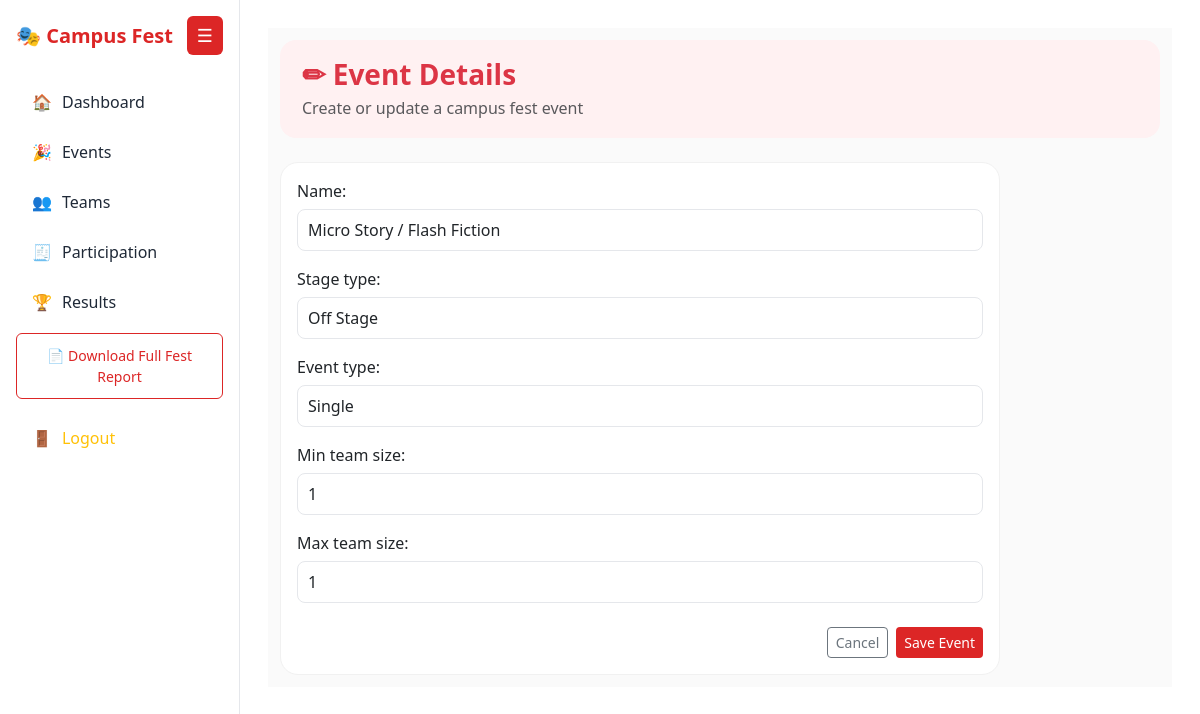
The app's page /ad/events/21/edit/ (signed in), older data.
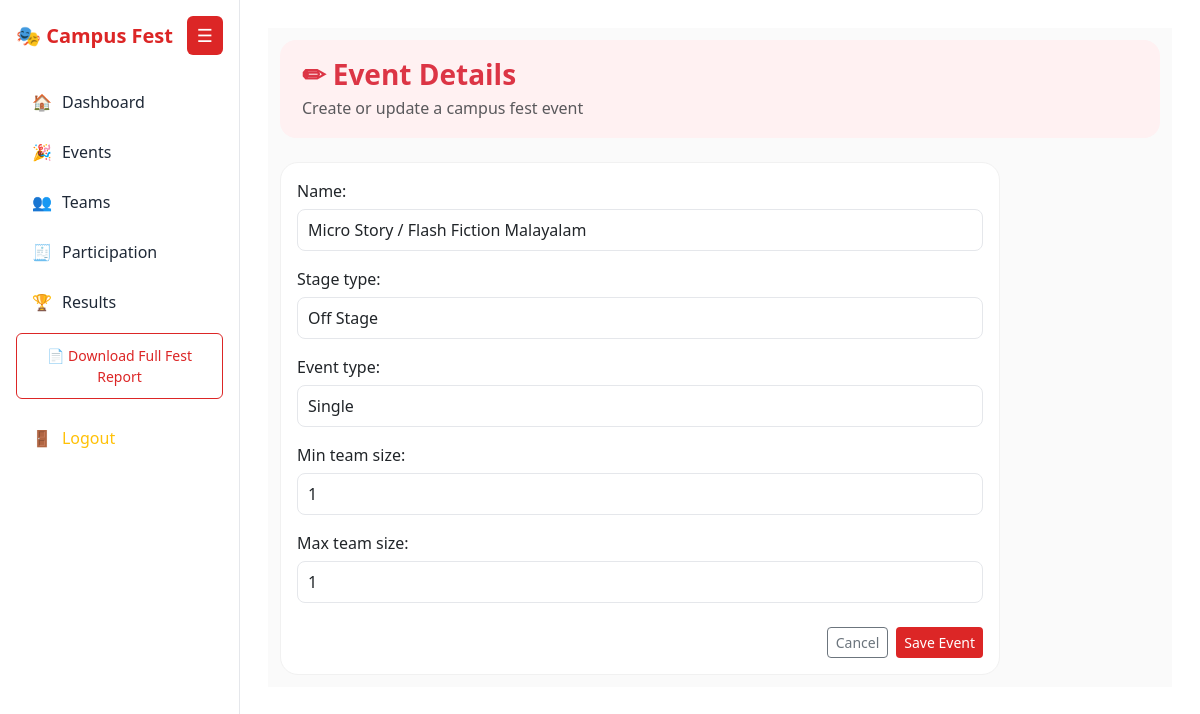
The same page, newer data.
### app/models.py (models this page shows, shortened)
class Event(models.Model):
    STAGE_TYPE_CHOICES = (
        ('ON_STAGE', 'On Stage'),
        ('OFF_STAGE', 'Off Stage'),
    )
    EVENT_TYPE_CHOICES = (
        ('SINGLE', 'Single'),
        ('GROUP', 'Group'),
    )
    name = models.CharField(max_length=200, unique=True)
    stage_type = models.CharField(
        max_length=10,
        choices=STAGE_TYPE_CHOICES
    )
    event_type = models.CharField(
        max_length=10,
        choices=EVENT_TYPE_CHOICES
    )
    min_team_size = models.PositiveIntegerField(default=1)
    max_team_size = models.PositiveIntegerField(default=1)

### app/views.py (the view)
# urls.py: path('ad/events/<int:event_id>/edit/', views.event_edit, name='event_edit'),
@login_required
def event_edit(request, event_id):
    event = get_object_or_404(Event, id=event_id)
    if request.method == 'POST':
        form = EventForm(request.POST, instance=event)
        if form.is_valid():
            form.save()
            messages.success(request, "Event updated successfully")
            return redirect('event_list')
    else:
        form = EventForm(instance=event)
    return render(request, 'event_form.html', {'form': form})

### app/forms.py
class EventForm(forms.ModelForm):
    class Meta:
        model = Event
        fields = [
            'name',
            'stage_type',
            'event_type',
            'min_team_size',
            'max_team_size',
        ]
        widgets = {
            'name': forms.TextInput(attrs={'class': 'form-control'}),
            'stage_type': forms.Select(attrs={'class': 'form-control'}),
            'event_type': forms.Select(attrs={'class': 'form-control'}),
            'min_team_size': forms.NumberInput(attrs={'class': 'form-control'}),
            'max_team_size': forms.NumberInput(attrs={'class': 'form-control'}),
        }

### app/templates/event_form.html (shortened to what this page needs)
{% extends "base.html" %}
{% block content %}
<div class="container-fluid event-form-wrap">
    <div class="event-form-header mb-4">
        <h3 class="fw-semibold text-danger mb-1">✏ Event Details</h3>
        <p class="text-muted mb-0">Create or update a campus fest event</p>
    </div>
    <div class="card event-form-card">
        <div class="card-body">
            <form method="post">
                <div class="event-form-fields">
                    {{ form.as_p }}
                </div>
                <div class="d-flex justify-content-end gap-2 mt-4">
                    <a href="{% url 'event_list' %}" class="btn btn-outline-secondary btn-sm">
                        Cancel
                    </a>
                    <button type="submit" class="btn btn-danger btn-sm">
                        Save Event
                    </button>
                </div>
            </form>
        </div>
    </div>
</div>
{% endblock %}

Row changes from the older to the newer data that the page shows:
changed Event "Off Stage": name "Micro Story / Flash Fiction" → "Micro Story / Flash Fiction Malayalam"
